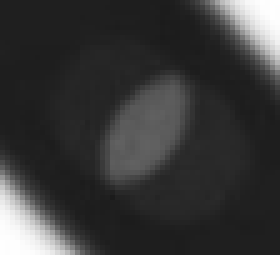
#> input picture hole_detecting_ver2/cropped.jpg, 56 x 51 px (shown 5 times larger)
$ python test.py
#> lines starting #> are read from the running program, lines starting #| are printed output that depends on the picture
import cv2
import numpy as np
import matplotlib.pyplot as plt

def multithreshold(img):
    thresholds = [24,120]
    masks = np.zeros((len(thresholds) + 1, img.shape[0], img.shape[1]), bool)
    for i, t in enumerate(sorted(thresholds)):
        masks[i+1] = (img > t)
    masks[0] = ~masks[1]
    for i in range(1, len(masks) - 1):
        masks[i] = masks[i] ^ masks[i+1]
    return masks

def show_thresholds(src_img, dst_img):
    colors=[0]
    masks = multithreshold(src_img)
    mask_len=len(masks)
    mask_len=mask_len-1

    for i in range(1, mask_len+1) :
        c_len=int(255/mask_len*(i))
        colors.append(c_len)

    for i, mask in enumerate(masks):
        dst_img[mask]=colors[i]

    return dst_img

def main(path='cropped.jpg'):
#> called with path = 'cropped.jpg'
    L = 256  # number of levels
    img = cv2.imread(path, 0)  # read image in as grayscale
#> img is the input picture: shape (51, 56); min 27, max 254, mean 56.1

    #print(img.shape) # print pixel size

    min = np.amin(img)
#> min = 27
    max = np.amax(img)
#> max = 254

    scaled_img = img.copy()
    for i in range(0, img.shape[0]):
        for j in range(0, img.shape[1]):
           scaled_img[i][j] = (img[i][j] - min) / (max - min) * 255
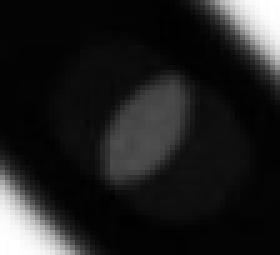
#> scaled_img: shape (51, 56) (shown 5 times larger); min 0, max 255, mean 32.2

    #Calculate histogram
    hist = cv2.calcHist(
        [scaled_img],
        channels=[0],
        mask=None,
        histSize=[L],
        ranges=[0, L]
    )
#> hist = 256 values, max 495 at index 4, min 0 at index 9, mean 11.16

    percent_50 = np.percentile(scaled_img, 25)
#> percent_50 = 4
    print(percent_50)
#| 4.0

    dst = scaled_img.copy()
    multithreshold(dst)
#> the loop in multithreshold, `for i in range(1, len(masks) - 1):` made 1 pass
    plt.figure()
    plt.bar(range(0, hist.shape[0]), hist.ravel())

    show_thresholds(scaled_img, dst)
#> the loop in multithreshold (call 2), `for i in range(1, len(masks) - 1):` made 1 pass
#> in show_thresholds, `mask_len=len(masks)`: mask_len = 3
#> in show_thresholds, `mask_len=mask_len-1`: mask_len = 2
#> the loop in show_thresholds, `for i in range(1, mask_len+1) :` made 2 passes
#> c_len on passes 1 to 2: 127, 255
#> after the loop in show_thresholds, `for i in range(1, mask_len+1) :`: colors = [0, 127, 255]
#> the loop in show_thresholds, `for i, mask in enumerate(masks):` made 3 passes
#> after the loop in show_thresholds, `for i, mask in enumerate(masks):`:
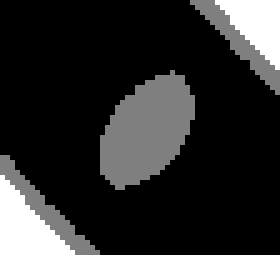
#> dst_img: shape (51, 56) (shown 5 times larger); min 0, max 255, mean 40.9

    plt.figure()
    ax = plt.subplot(1, 3, 1)
    ax.set_title('Original image')
    plt.imshow(img, cmap='gray')
    ax = plt.subplot(1, 3, 2)
    ax.set_title('Scaled-up image')
    plt.imshow(scaled_img, cmap='gray')
    np.savetxt('pixel.txt', scaled_img, fmt = "%d", delimiter=' ')
    ax = plt.subplot(1, 3, 3)
    ax.set_title('Threshold image')
    plt.imshow(dst, cmap='gray')
    cv2.imwrite('threshold_img.jpg',dst)
    plt.show()
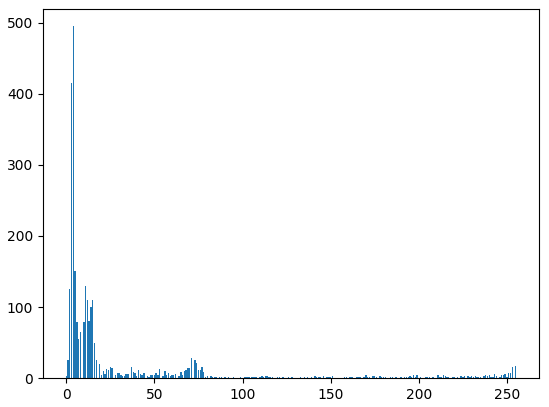
#> figure drawn by matplotlib, 1 panel; tallest bar 495 high, from x = 3.6 to 4.4
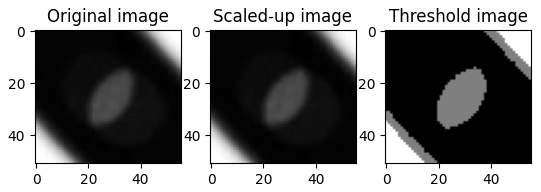
#> figure drawn by matplotlib, 3 panels

if __name__ == '__main__':
    main()
